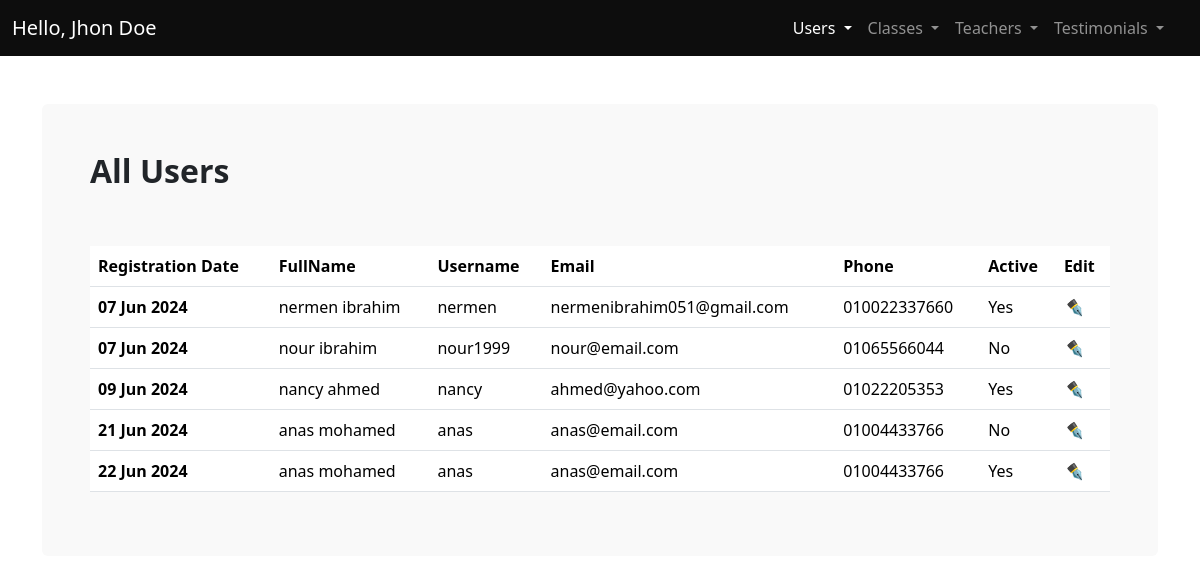
Screenshot of /admin/users.php (signed in) with the database file from the repository.
### tables this page shows
CREATE TABLE `users` (
  `id` int(11) NOT NULL,
  `RegDate` timestamp NOT NULL DEFAULT current_timestamp(),
  `fullname` varchar(50) NOT NULL,
  `username` varchar(50) NOT NULL,
  `email` varchar(100) NOT NULL,
  `password` varchar(60) NOT NULL,
  `phone` varchar(25) NOT NULL,
  `active` enum('Yes','No') NOT NULL COMMENT 'active:1 , blocked=0'
);

### admin/users.php (the view, shortened to what this page needs)
<?php
require_once "./includes/conn.php";
try{
$sql = "SELECT * FROM `users` ";
$stmt = $conn->prepare($sql);
$stmt->execute();
$users = $stmt->fetchAll();
}catch(PDOException $e){
  $error = "Connection failed: " . $e->getMessage();
}
?>
<!DOCTYPE html>
<html lang="en">
  <head>
    <link rel="stylesheet" href="css/main.min.css" />
    <link rel="stylesheet" href="css/styles.css" />
  </head>
  <body>
  <?php
  require_once "../includes/nav.php";
  ?>
    <main>
      <div class="container my-5">
        <div class="bg-light p-5 rounded">
          <h2 class="fw-bold fs-2 mb-5 pb-2">All Users</h2>
          <div class="table-responsive">
          <table class="table table-hover">
            <thead>
              <tr>
                <th scope="col">Registration Date</th>
                <th scope="col">FullName</th>
                <th scope="col">Username</th>
                <th scope="col">Email</th>
                <th scope="col">Phone</th>
                <th scope="col">Active</th>
                <th scope="col">Edit</th>
              </tr>
            </thead>
            <tbody>
              <?php foreach($users as $user){
              $date = date_create($user['RegDate']);
              ?>
              <tr>
                <th scope="row"><?php echo date_format($date,"d M Y ")?></th>
                <td><?php echo $user['fullname'] ?></td>
                <td><?php echo $user['username'] ?></td>
                <td><?php echo $user['email'] ?></td>
                <td><?php echo $user['phone'] ?></td>
                <td><?php echo $user['active'] ?></td>
                <td><a href="edit_user.php?id=<?php echo $user['id']?>" class="text-decoration-none"><i>✒️</i></a></td>
              </tr>
            </tbody>
            <?php } ?>
          </table>
        </div>
        </div>
      </div>
    </main>
  </body>
</html>

### rows the page displays
users: RegDate "07 Jun 2024", fullname "nermen ibrahim", username "nermen", email "nermenibrahim051@gmail.com", phone "010022337660", active "Yes"
users: RegDate "07 Jun 2024", fullname "nour ibrahim", username "nour1999", email "nour@email.com", phone "01065566044", active "No"
users: RegDate "09 Jun 2024", fullname "nancy ahmed", username "nancy", email "ahmed@yahoo.com", phone "01022205353", active "Yes"
users: RegDate "21 Jun 2024", fullname "anas mohamed", username "anas", email "anas@email.com", phone "01004433766", active "No"
users: RegDate "22 Jun 2024", fullname "anas mohamed", username "anas", email "anas@email.com", phone "01004433766", active "Yes"
